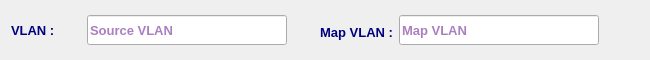
<?xml version="1.0" encoding="UTF-8"?>
<ui version="4.0">
 <class>MapVlanWidget</class>
 <widget class="QWidget" name="MapVlanWidget">
  <property name="geometry">
   <rect>
    <x>0</x>
    <y>0</y>
    <width>650</width>
    <height>60</height>
   </rect>
  </property>
  <property name="sizePolicy">
   <sizepolicy hsizetype="Preferred" vsizetype="Fixed">
    <horstretch>0</horstretch>
    <verstretch>0</verstretch>
   </sizepolicy>
  </property>
  <property name="minimumSize">
   <size>
    <width>650</width>
    <height>60</height>
   </size>
  </property>
  <property name="maximumSize">
   <size>
    <width>16777215</width>
    <height>60</height>
   </size>
  </property>
  <property name="font">
   <font>
    <family>Tahoma</family>
    <pointsize>10</pointsize>
   </font>
  </property>
  <property name="windowTitle">
   <string>Form</string>
  </property>
  <layout class="QVBoxLayout" name="verticalLayout">
   <item>
    <layout class="QHBoxLayout" name="horizontalLayout_2">
     <item>
      <widget class="QLabel" name="mapSrcVlanLbl">
       <property name="minimumSize">
        <size>
         <width>70</width>
         <height>30</height>
        </size>
       </property>
       <property name="maximumSize">
        <size>
         <width>80</width>
         <height>30</height>
        </size>
       </property>
       <property name="font">
        <font>
         <family>Tahoma</family>
         <pointsize>10</pointsize>
         <weight>75</weight>
         <bold>true</bold>
        </font>
       </property>
       <property name="styleSheet">
        <string notr="true">color: rgb(0, 0, 127);</string>
       </property>
       <property name="text">
        <string>VLAN :</string>
       </property>
      </widget>
     </item>
     <item>
      <widget class="QLineEdit" name="mapSrcVlanLE">
       <property name="sizePolicy">
        <sizepolicy hsizetype="Expanding" vsizetype="Preferred">
         <horstretch>0</horstretch>
         <verstretch>0</verstretch>
        </sizepolicy>
       </property>
       <property name="minimumSize">
        <size>
         <width>200</width>
         <height>30</height>
        </size>
       </property>
       <property name="maximumSize">
        <size>
         <width>200</width>
         <height>30</height>
        </size>
       </property>
       <property name="font">
        <font>
         <family>Tahoma</family>
         <pointsize>10</pointsize>
         <weight>75</weight>
         <bold>true</bold>
        </font>
       </property>
       <property name="styleSheet">
        <string notr="true">color: rgb(85, 0, 127);</string>
       </property>
       <property name="placeholderText">
        <string>Source VLAN</string>
       </property>
      </widget>
     </item>
     <item>
      <widget class="QLabel" name="mapVlanDstLbl">
       <property name="minimumSize">
        <size>
         <width>100</width>
         <height>30</height>
        </size>
       </property>
       <property name="maximumSize">
        <size>
         <width>100</width>
         <height>25</height>
        </size>
       </property>
       <property name="font">
        <font>
         <family>Tahoma</family>
         <pointsize>10</pointsize>
         <weight>75</weight>
         <bold>true</bold>
        </font>
       </property>
       <property name="styleSheet">
        <string notr="true">color: rgb(0, 0, 127);</string>
       </property>
       <property name="text">
        <string>Map VLAN :</string>
       </property>
       <property name="alignment">
        <set>Qt::AlignRight|Qt::AlignTrailing|Qt::AlignVCenter</set>
       </property>
      </widget>
     </item>
     <item>
      <widget class="QLineEdit" name="mapVlanDstLE">
       <property name="sizePolicy">
        <sizepolicy hsizetype="Expanding" vsizetype="Preferred">
         <horstretch>0</horstretch>
         <verstretch>0</verstretch>
        </sizepolicy>
       </property>
       <property name="minimumSize">
        <size>
         <width>200</width>
         <height>30</height>
        </size>
       </property>
       <property name="maximumSize">
        <size>
         <width>200</width>
         <height>30</height>
        </size>
       </property>
       <property name="font">
        <font>
         <family>Tahoma</family>
         <pointsize>10</pointsize>
         <weight>75</weight>
         <bold>true</bold>
        </font>
       </property>
       <property name="styleSheet">
        <string notr="true">color: rgb(85, 0, 127);</string>
       </property>
       <property name="placeholderText">
        <string>Map VLAN</string>
       </property>
      </widget>
     </item>
     <item>
      <spacer name="horizontalSpacer">
       <property name="orientation">
        <enum>Qt::Horizontal</enum>
       </property>
       <property name="sizeHint" stdset="0">
        <size>
         <width>40</width>
         <height>20</height>
        </size>
       </property>
      </spacer>
     </item>
    </layout>
   </item>
  </layout>
 </widget>
 <resources/>
 <connections/>
</ui>
